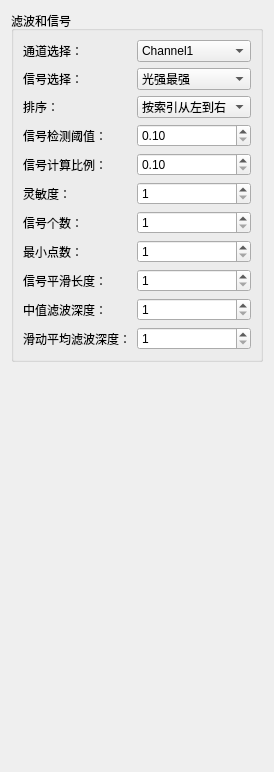
        <widget class="QWidget" name="tabSignalAndFilterMode">
         <attribute name="title">
          <string>信号饱和度</string>
         </attribute>
         <layout class="QGridLayout" name="gridLayout_12">
          <item row="0" column="0">
           <widget class="QGroupBox" name="groupBoxFilterAndSignal">
            <property name="title">
             <string>滤波和信号</string>
            </property>
            <layout class="QGridLayout" name="gridLayout_26">
             <item row="0" column="0">
              <widget class="QLabel" name="label_15">
               <property name="text">
                <string>通道选择：</string>
               </property>
              </widget>
             </item>
             <item row="0" column="1">
              <widget class="QComboBox" name="comboBoxFilterAndSignalChannelSelect">
               <item>
                <property name="text">
                 <string>Channel1</string>
                </property>
               </item>
               <item>
                <property name="text">
                 <string>Channel2</string>
                </property>
               </item>
               <item>
                <property name="text">
                 <string>Channel3</string>
                </property>
               </item>
               <item>
                <property name="text">
                 <string>Channel4</string>
                </property>
               </item>
              </widget>
             </item>
             <item row="1" column="0">
              <widget class="QLabel" name="label_17">
               <property name="text">
                <string>信号选择：</string>
               </property>
              </widget>
             </item>
             <item row="1" column="1">
              <widget class="QComboBox" name="comboBoxExportSignalSelect">
               <item>
                <property name="text">
                 <string>光强最强</string>
                </property>
               </item>
               <item>
                <property name="text">
                 <string>最近端信号</string>
                </property>
               </item>
               <item>
                <property name="text">
                 <string>最远端信号</string>
                </property>
               </item>
              </widget>
             </item>
             <item row="2" column="0">
              <widget class="QLabel" name="label_18">
               <property name="text">
                <string>排序：</string>
               </property>
              </widget>
             </item>
             <item row="2" column="1">
              <widget class="QComboBox" name="comboBoxSignalSortSelect">
               <item>
                <property name="text">
                 <string>按索引从左到右</string>
                </property>
               </item>
               <item>
                <property name="text">
                 <string>从近端到远端</string>
                </property>
               </item>
               <item>
                <property name="text">
                 <string>从远端到近端</string>
                </property>
               </item>
              </widget>
             </item>
             <item row="3" column="0">
              <widget class="QLabel" name="label_22">
               <property name="text">
                <string>信号检测阈值：</string>
               </property>
              </widget>
             </item>
             <item row="3" column="1">
              <widget class="QDoubleSpinBox" name="doubleSpinBoxSignalThresholdValue">
               <property name="minimum">
                <double>0.100000000000000</double>
               </property>
               <property name="maximum">
                <double>100.000000000000000</double>
               </property>
               <property name="singleStep">
                <double>0.100000000000000</double>
               </property>
              </widget>
             </item>
             <item row="4" column="0">
              <widget class="QLabel" name="label_23">
               <property name="text">
                <string>信号计算比例：</string>
               </property>
              </widget>
             </item>
             <item row="4" column="1">
              <widget class="QDoubleSpinBox" name="doubleSpinBoxSignalRatio">
               <property name="minimum">
                <double>0.100000000000000</double>
               </property>
               <property name="maximum">
                <double>1.000000000000000</double>
               </property>
               <property name="singleStep">
                <double>0.100000000000000</double>
               </property>
              </widget>
             </item>
             <item row="5" column="0">
              <widget class="QLabel" name="label_24">
               <property name="text">
                <string>灵敏度：</string>
               </property>
              </widget>
             </item>
             <item row="5" column="1">
              <widget class="QSpinBox" name="spinBoxSignalSensitivity">
               <property name="minimum">
                <number>1</number>
               </property>
               <property name="maximum">
                <number>6</number>
               </property>
              </widget>
             </item>
             <item row="6" column="0">
              <widget class="QLabel" name="label_25">
               <property name="text">
                <string>信号个数：</string>
               </property>
              </widget>
             </item>
             <item row="6" column="1">
              <widget class="QSpinBox" name="spinBoxSignalCount">
               <property name="minimum">
                <number>1</number>
               </property>
               <property name="maximum">
                <number>10</number>
               </property>
              </widget>
             </item>
             <item row="7" column="0">
              <widget class="QLabel" name="label_26">
               <property name="text">
                <string>最小点数：</string>
               </property>
              </widget>
             </item>
             <item row="7" column="1">
              <widget class="QSpinBox" name="spinBoxSignalMinNum">
               <property name="minimum">
                <number>1</number>
               </property>
               <property name="maximum">
                <number>255</number>
               </property>
              </widget>
             </item>
             <item row="8" column="0">
              <widget class="QLabel" name="label_27">
               <property name="text">
                <string>信号平滑长度：</string>
               </property>
              </widget>
             </item>
             <item row="8" column="1">
              <widget class="QSpinBox" name="spinBoxSignalSmoothlength">
               <property name="minimum">
                <number>1</number>
               </property>
               <property name="maximum">
                <number>255</number>
               </property>
              </widget>
             </item>
             <item row="9" column="0">
              <widget class="QLabel" name="label_28">
               <property name="text">
                <string>中值滤波深度：</string>
               </property>
              </widget>
             </item>
             <item row="9" column="1">
              <widget class="QSpinBox" name="spinBoxSignalMedianFilter">
               <property name="minimum">
                <number>1</number>
               </property>
               <property name="maximum">
                <number>255</number>
               </property>
              </widget>
             </item>
             <item row="10" column="0">
              <widget class="QLabel" name="label_29">
               <property name="text">
                <string>滑动平均滤波深度：</string>
               </property>
              </widget>
             </item>
             <item row="10" column="1">
              <widget class="QSpinBox" name="spinBoxSignalAverageFilter">
               <property name="minimum">
                <number>1</number>
               </property>
               <property name="maximum">
                <number>255</number>
               </property>
              </widget>
             </item>
            </layout>
           </widget>
          </item>
          <item row="1" column="0">
           <spacer name="verticalSpacer_6">
            <property name="orientation">
             <enum>Qt::Vertical</enum>
            </property>
            <property name="sizeHint" stdset="0">
             <size>
              <width>20</width>
              <height>399</height>
             </size>
            </property>
           </spacer>
          </item>
         </layout>
        </widget>
